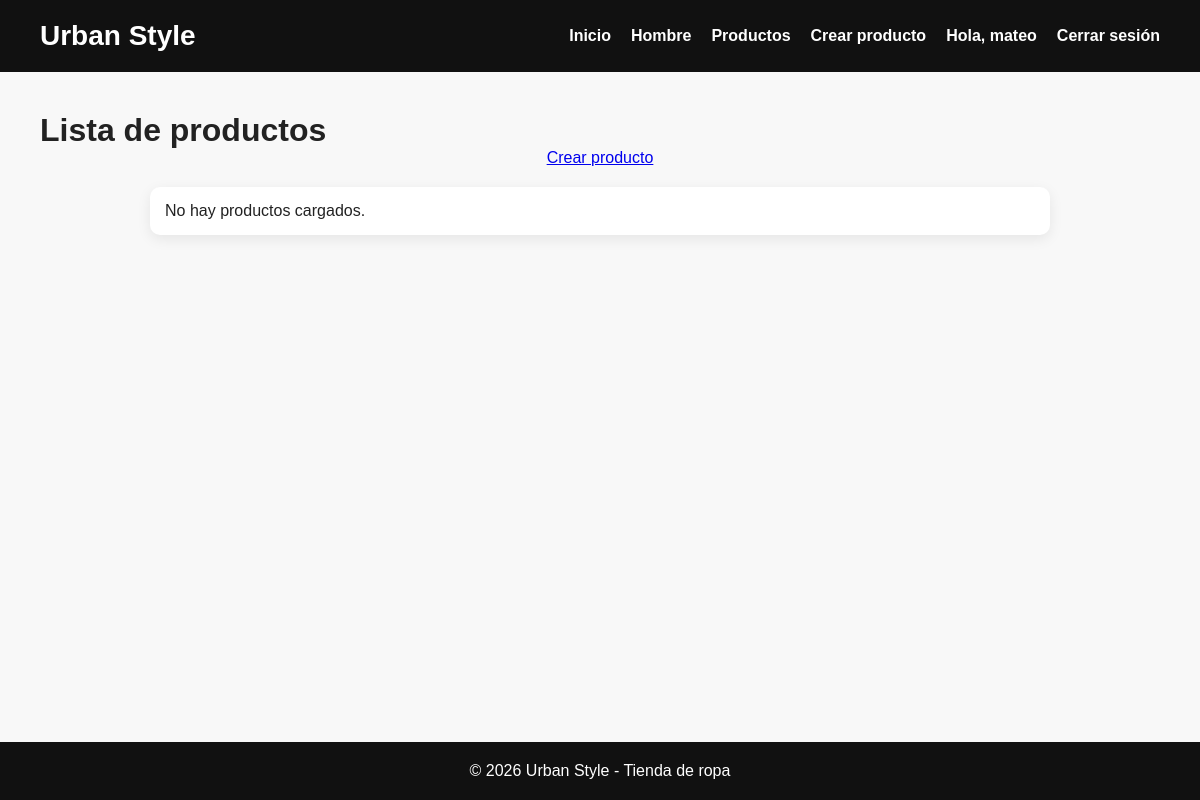
Before: /productos/ (signed in) with the older database file.
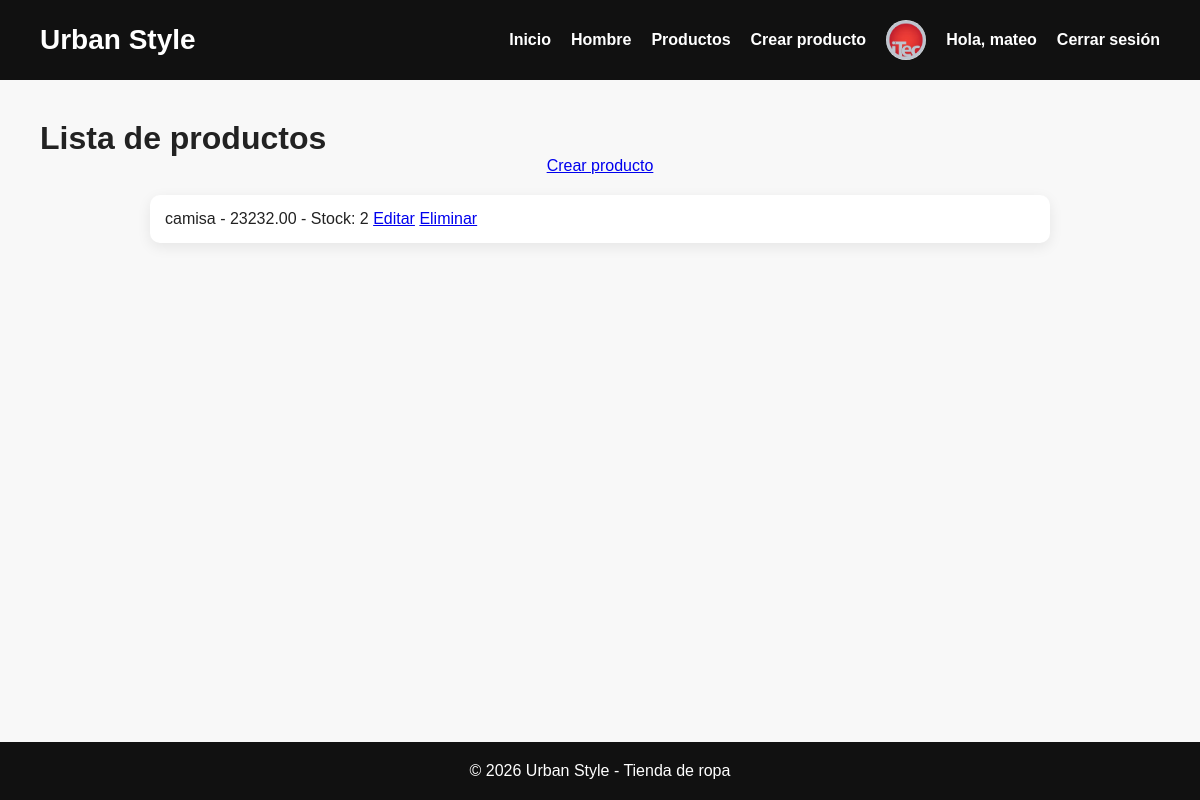
After: the same page with the newer database file.
### usuarios/models.py (models this page shows, shortened)
class UsuarioPersonalizado(AbstractUser):
    telefono = models.CharField(max_length=20, null=True, blank=True)
    dni = models.CharField(max_length=20, null=True, blank=True)
    foto_perfil = models.ImageField(upload_to='foto_usuario/',null=True, blank=True)

### Tematica/models.py (models this page shows, shortened)
class Producto(models.Model):
    proveedor = models.ForeignKey(Proveedor, on_delete=models.CASCADE, null=True, blank=True)
    nombre = models.CharField(max_length=100)
    descripcion = models.TextField()
    precio = models.DecimalField(max_digits=10, decimal_places=2)
    stock = models.IntegerField()
    disponible = models.BooleanField(default=True)
    imagen = models.ImageField(upload_to="productos/", null=True, blank=True)

### Tematica/views.py (the view)
# urls.py: path("productos/", productos, name="productos"),
@login_required
@permission_required('Tematica.view_producto')
def productos(request):
    productos = Producto.objects.all()
    return render(request, "Tematica/productos.html", {"productos": productos})

### Tematica/templates/Tematica/productos.html
{% extends 'Tematica/base.html' %}
{% block body %}
<div class="contenedor">
    <h1>Lista de productos</h1>
    <p style="text-align: center; margin-bottom: 20px;">
        <a href="/productos/crear/">Crear producto</a>
    </p>
    <ul class="lista-productos">
        {% for producto in productos %}
            <li>
                {{ producto.nombre }} - {{ producto.precio }} - Stock: {{ producto.stock }}
                <a href="/productos/editar/{{ producto.id }}/">Editar</a>
                <a href="/productos/eliminar/{{ producto.id }}/">Eliminar</a>
            </li>
        {% empty %}
            <li>No hay productos cargados.</li>
        {% endfor %}
    </ul>
</div>
{% endblock %}

### Tematica/templates/Tematica/base.html (shortened to what this page needs)
<!DOCTYPE html>
<html lang="es">
<head>
</head>
<body>
    <header>
        <nav>
            <h1>Urban Style</h1>
            <ul>
                <li><a href="/">Inicio</a></li>
                <li><a href="/hombre/">Hombre</a></li>
                <li><a href="/productos/">Productos</a></li>
                <li><a href="/productos/crear/">Crear producto</a></li>
                {% if user.is_authenticated %}
            {% if user.foto_perfil %}
                <li>
                    <img src="{{ user.foto_perfil.url }}" alt="Foto de perfil" class="foto-navbar">
                </li>
            {% endif %}
            <li class="usuario-logueado">Hola, {{ user.username }}</li>
            <li>
                <form method="post" action="{% url 'logout' %}" class="logout-form">
                    <button type="submit" class="logout-btn">Cerrar sesión</button>
                </form>
            </li>
        {% else %}
            <li><a href="{% url 'login' %}">Iniciar sesión</a></li>
            <li><a href="{% url 'register' %}">Registrarse</a></li>
        {% endif %}
    </ul>
</nav>
    </header>
    <main>
        {% block body %}{% endblock %}
    </main>
    <footer>
        <p>© 2026 Urban Style - Tienda de ropa</p>
    </footer>
</body>
</html>

### Tematica/templates/Tematica/base.html (style rules this page uses)
* { margin: 0; padding: 0; box-sizing: border-box; }
html, body { height: 100%; }
body { font-family: Arial, sans-serif; background: #f8f8f8; color: #222; min-height: 100vh; display: flex; flex-direction: column; }
main { flex: 1; }
header { background: #111; color: white; padding: 20px 40px; }
nav { display: flex; justify-content: space-between; align-items: center; }
nav h1 { font-size: 28px; }
nav ul { list-style: none; display: flex; gap: 20px; align-items: center; }
nav a { color: white; text-decoration: none; font-weight: bold; }
.foto-navbar { width: 40px; height: 40px; border-radius: 50%; object-fit: cover; display: block; }
.usuario-logueado { color: white; font-weight: bold; }
.logout-form { margin: 0; padding: 0; background: transparent; box-shadow: none; border: none; max-width: none; display: inline; }
.logout-btn { background: none; border: none; color: white; font-weight: bold; cursor: pointer; padding: 0; font-size: 16px; font-family: Arial, sans-serif; }
footer { background: #111; color: white; text-align: center; padding: 20px; margin-top: 30px; }
.contenedor { padding: 40px; }
form { max-width: 600px; margin: 20px auto; background: white; padding: 25px; border-radius: 12px; box-shadow: 0 4px 14px rgba(0,0,0,0.08); }
form button { background: #111; color: white; border: none; padding: 10px 18px; border-radius: 8px; cursor: pointer; }
ul.lista-productos { max-width: 900px; margin: 20px auto; list-style: none; }
ul.lista-productos li { background: white; margin-bottom: 15px; padding: 15px; border-radius: 10px; box-shadow: 0 4px 14px rgba(0,0,0,0.08); }

Changed rows visible on the page:
changed UsuarioPersonalizado "mateo": foto_perfil: picture added
added Producto: nombre "camisa", precio "23232.00", stock "2"
Other visible differences:
text no longer shown: "No hay productos cargados."
